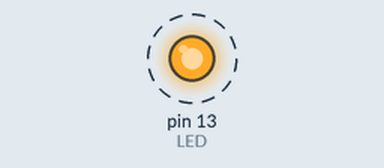
This sketch was run on a simulated Arduino Uno, built with avr-gcc and run on an emulated ATmega328P. Shown: output pins drawn as LEDs (lit = HIGH). Dashed ring = blinking.

Above: at 0.1 s.
Timing chart, 0 to 3.0 s (numbered marks = the images above):
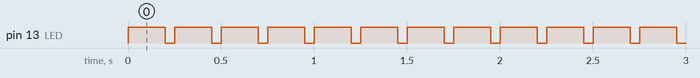

The sketch:

2Blink_delay_200_50.ino
```cpp
int LED = 13;

void setup() {
  // initialize digital pin LED_BUILTIN as an output.
  pinMode(LED, OUTPUT);
}

void loop() {
  digitalWrite(LED, HIGH);   // turn the LED on (HIGH is the voltage level)
  delay(200);                       // wait for a second
  digitalWrite(LED, LOW);    // turn the LED off by making the voltage LOW
  delay(50);                       // wait for a second
}
```

Measured:
- by itself, pin 13 (LED): alternates HIGH for 0.20 s and LOW for 0.05 s
